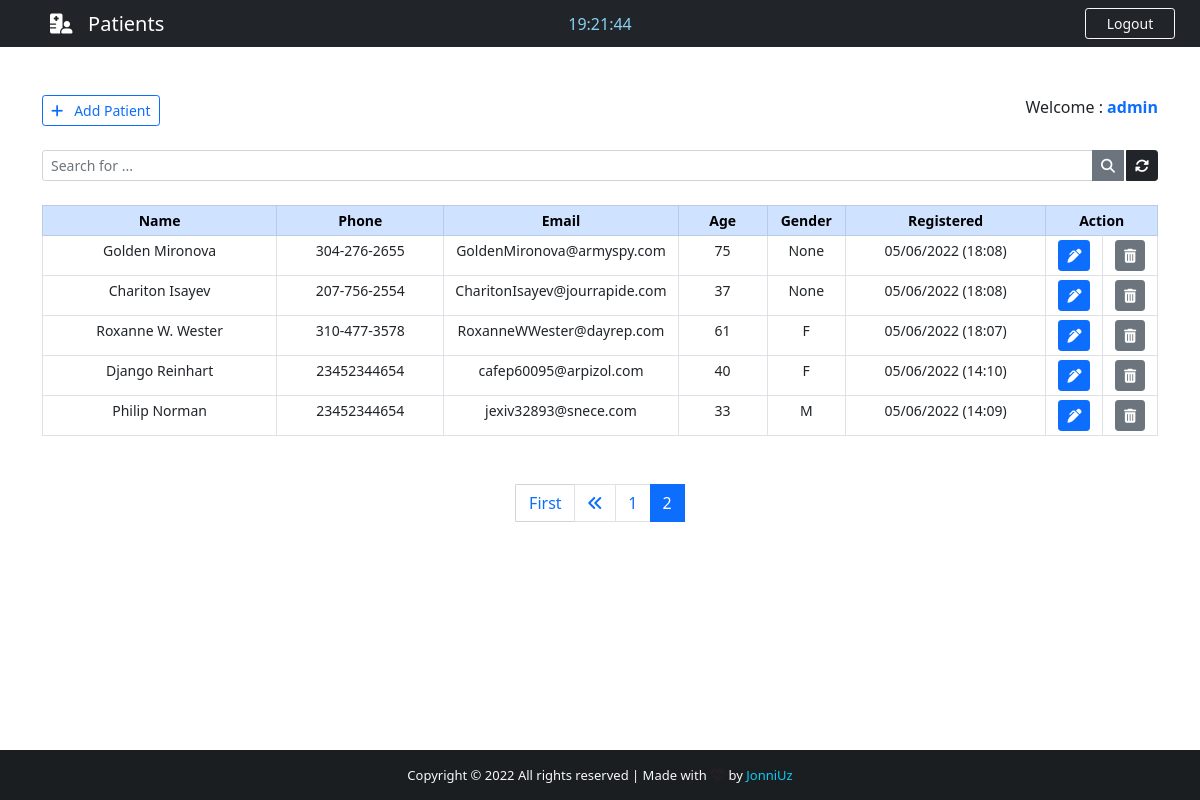
Page /backend/?page=2 (signed in) on the earlier database version.
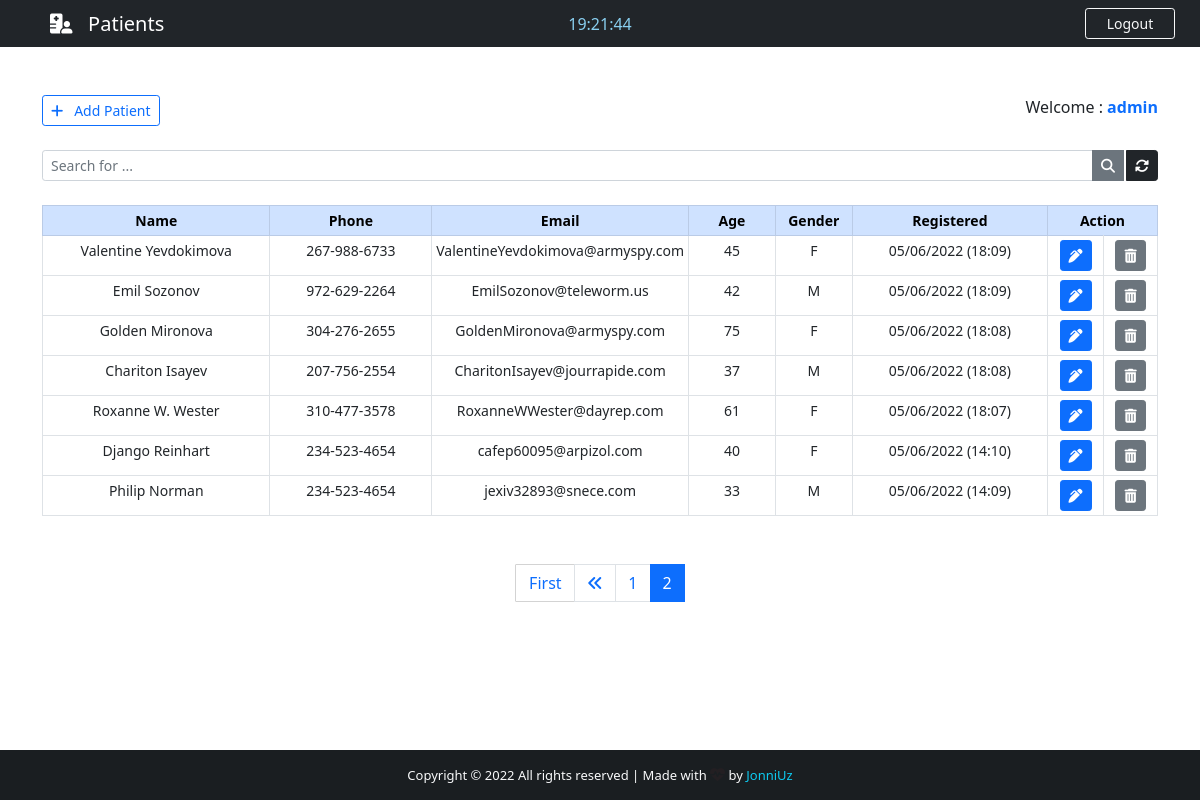
Same page on the later database version.
### hospital/models.py (models this page shows, shortened)
class Patient(models.Model):
    GENDER = (
        ('M', 'M'),
        ('F', 'F'),
    )
    id = models.IntegerField(primary_key=True)
    name = models.CharField(max_length=40)
    phone = models.CharField(max_length=20)
    email = models.CharField(max_length=40)
    age = models.CharField(max_length=3)
    gender = models.CharField(max_length=1, null=True, choices=GENDER)
    note = models.TextField(blank=True)
    created_at = models.DateTimeField(auto_now_add=True)

### hospital/views.py (the view)
# urls.py: path('backend/', views.backend, name='backend'),
@cache_control(no_cache=True, must_revalidade=True, no_store=True)
@login_required(login_url='login')
def backend(request):
    if 'q' in request.GET:
        q = request.GET['q']
        all_patient_list = Patient.objects.filter(
            Q(name__icontains=q) | Q(phone__icontains=q) | Q(email__icontains=q) | Q(age__icontains=q) | Q(
                gender__icontains=q) | Q(note__icontains=q)
        ).order_by('-created_at')
    else:
        all_patient_list = Patient.objects.all().order_by('-created_at')
    paginator = Paginator(all_patient_list, 10)
    page = request.GET.get('page')
    all_patient = paginator.get_page(page)
    return render(request, 'backend.html', {'patients': all_patient})

### hospital/templates/backend.html (shortened to what the changed rows need)
{% extends 'base.html' %}
{% block content %}
    <div class="container">
        <br><br>
        <center>
            <table class="table table-bordered table-sm mt-4" style="text-align: center; font-size: 14px">
                <thead class="table-primary">
                <tr>
                    <th style="width: 21%;">Name</th>
                    <th style="width: 15%;">Phone</th>
                    <th style="width: 21%;">Email</th>
                    <th style="width: 8%;">Age</th>
                    <th style="width: 7%;">Gender</th>
                    <th style="width: 18%;">Registered</th>
                    <th colspan="2" style="width: 10%;">Action</th>
                </tr>
                </thead>
                {% for patient in patients %}
                    <tr id="chk_td">
                        <td>{{ patient.name }}</td>
                        <td>{{ patient.phone }}</td>
                        <td>{{ patient.email }}</td>
                        <td>{{ patient.age }}</td>
                        <td>{{ patient.gender }}</td>
                        <td>{{ patient.created_at | date:'d/m/Y (H:i)' }}</td>
                        <td>
                            <a href="{% url 'patient' patient.id %}" class="btn btn-primary btn-sm"
                               title="Edit patient">
                                <i class="fas fa-pen-alt"></i>
                            </a>
                        </td>
                        <td>
                            <a href="{% url 'delete_patient' patient.id %}" class="btn btn-secondary btn-sm"
                               title="Delete patient">
                                <i class="fas fa-trash-alt"></i>
                            </a>
                        </td>
                    </tr>
                {% endfor %}
            </table>
        </center>
        <nav class="mt-5">
            {% if patients.has_other_pages %}
                <ul class="pagination justify-content-center">
                    {% for i in patients.paginator.page_range %}
                        {% if patients.number == i %}
                            <li class="page-item active"><span class="page-link"> {{ i }} </span>
                            </li>
                        {% else %}
                            <li class="page-item"><a href="?page={{ i }}" class="page-link">{{ i }}</a></li>
                        {% endif %}
                    {% endfor %}
                </ul>
            {% endif %}
        </nav>
    </div>
{% endblock content %}

Differences in the rows shown:
now on this page (row edited): Patient: name "Valentine Yevdokimova", phone "267-988-6733", email "ValentineYevdokimova@armyspy.com", age "45", gender "F", created_at "05/06/2022 (18:09)"
now on this page (row edited): Patient: name "Emil Sozonov", phone "972-629-2264", email "EmilSozonov@teleworm.us", age "42", gender "M", created_at "05/06/2022 (18:09)"
changed Patient "Golden Mironova": gender "None" → "F"
changed Patient "Chariton Isayev": gender "None" → "M"
changed Patient "Django Reinhart": phone "23452344654" → "234-523-4654"
changed Patient "Philip Norman": phone "23452344654" → "234-523-4654"
